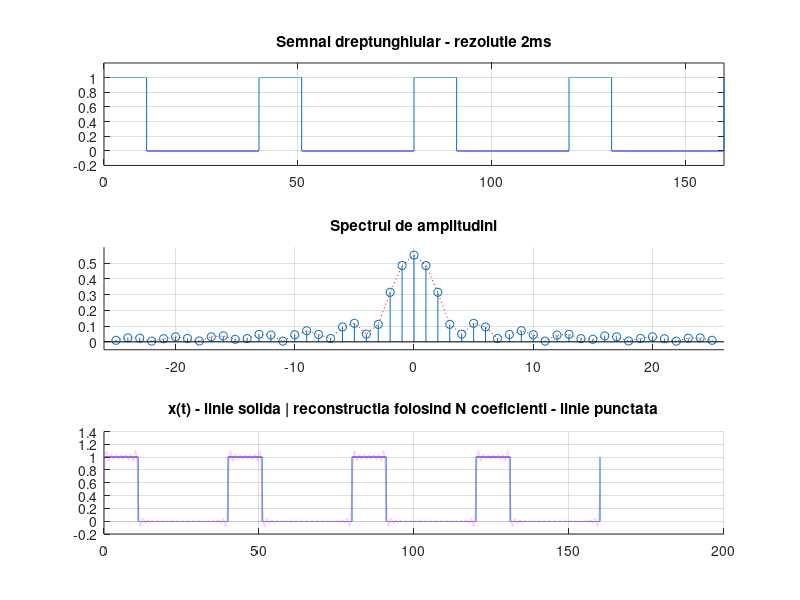

MATLAB code for this plot:
P=40; %perioada semnalului
D=11; %durata unui impuls
N=50; %numarul de coeficienti
n=N/2; %pentru ca suma este de la -n la n, iar in total sunt 50 de coeficienti
w0=2*pi/P; %pulsatia
t=0:0.002:160; %pasul de 2 ms (160/40 = 4 perioade pe ecran)
duty=(D/P)*100; %factorul de umplere (durata unui impuls / perioada)
semnal=(1*square(w0*t,duty)+abs(1*square(w0*t,duty)))/2; %semnal dreptunghiular cu amplitudinea A=1
x=zeros(1,N+1); %vector initializat cu zero de marime N care va fi populat cu coeficientii calculati dupa formula standard
for k=-n:n
    fct=@(t)((1*square(w0*t,duty)+abs(1*square(w0*t,duty)))/2.*exp(-1j*k*w0*t)); %functia dupa care se calculeaza integrala
    x(k+n+1)=1/P*integral(fct,0,P); %calculul fiecarui coeficient indexat astfel incat pozitia 1 din vector sa corespunda primului coeficient. 
    %n=25, deci, daca avem k=-25, atunci x+n+1=1
end
figure(1)
subplot(3,1,1)
plot(t,semnal), grid, title('Semnal dreptunghiular - rezolutie 2ms')
axis ([0 160 -0.2 1.2]) %marirea domeniului pentru a vizualiza mai bine semnalul
subplot(3,1,2)
hold on
plot((-n:n),2*abs(x),':r')
stem((-n:n),2*abs(x)), grid, title('Spectrul de amplitudini') %afisarea spectrului de amplitudini (amplitudinea este egala cu 2 inmultit cu modulul fiecarui coeficient)
hold off
axis ([-26 26 -0.05 0.6]) %marirea domeniului pentru a vizualiza mai bine semnalul
semnal2=0; %initializarea semnalului reconstruit
for k=-n:n
    semnal2=semnal2+x(k+n+1)*exp(1j*k*w0*t); %reconstruirea semnalului dupa formula (suma din fiecare coeficient inmultit cu exponentiala)
end
subplot(3,1,3)
hold on %pentru a afisa atat semnalul initial, cat si cel reconstruit
plot(t,semnal), grid, title('x(t) - linie solida | reconstructia folosind N coeficienti - linie punctata')
plot(t,real(semnal2),':m',t,imag(semnal2),':m')
hold off

% Semnal dreptunghiular
% Numar de ordine: 11
% Seriile Fourier sunt folosite in matematica pentru a analiza functiile
% periodice, descompunandu-le intr-o suma ponderata de functii sinusoidale.
% Se poate observa faptul ca semnalul reconstruit are aceeasi forma ca
% semnalul original. Cu cat numarul coeficientilor este mai mare, cu atat
% diferenta dintre cele doua semnale este mai mica. Astfel, semnalul
% initial poate fi aproximat printr-o suma de sinusuri.


